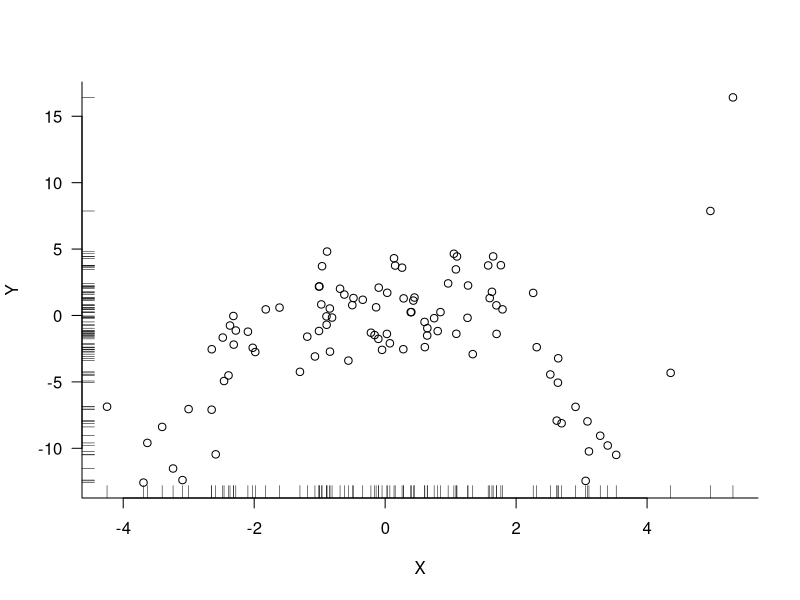
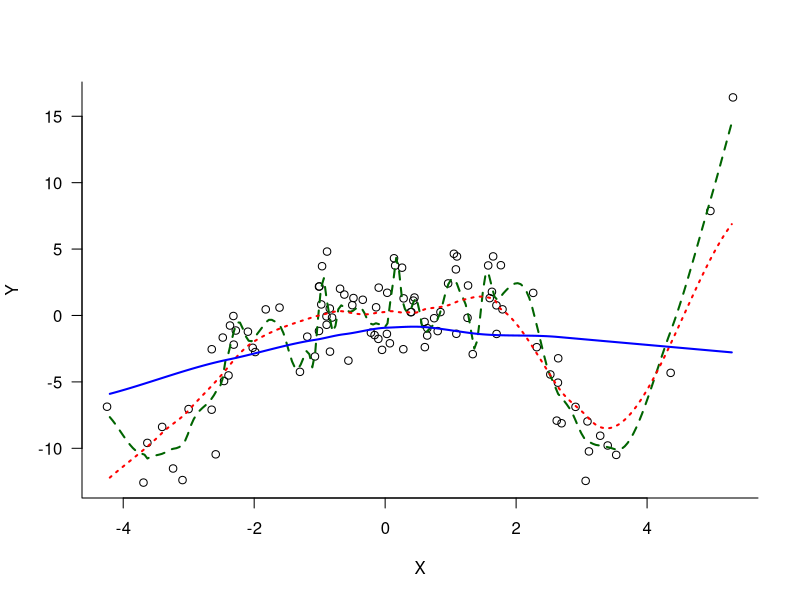
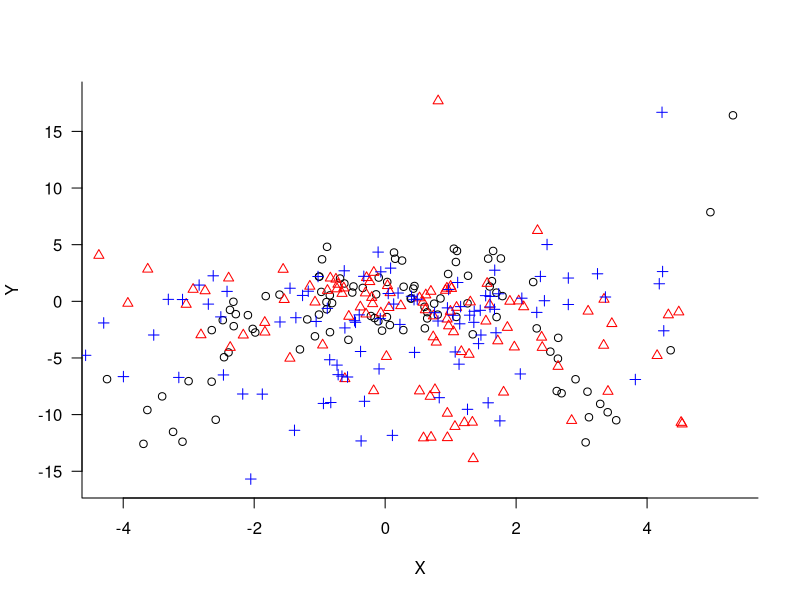
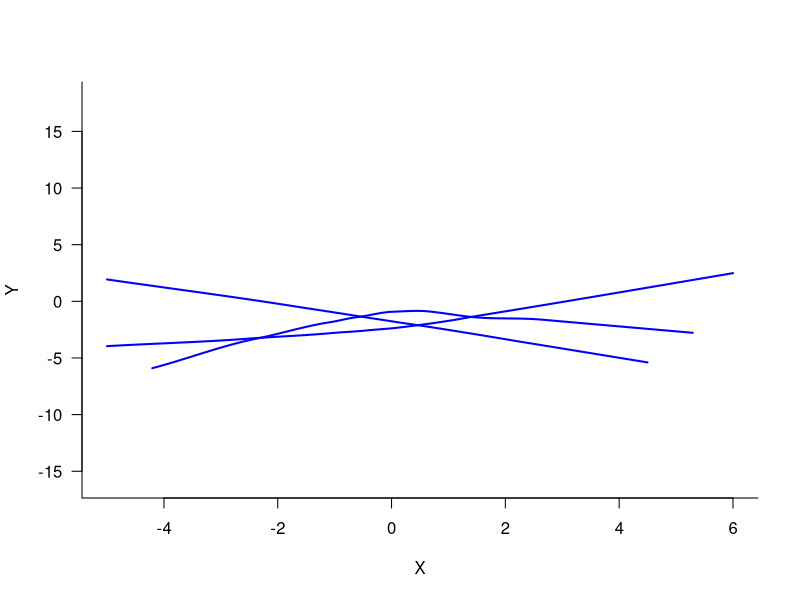
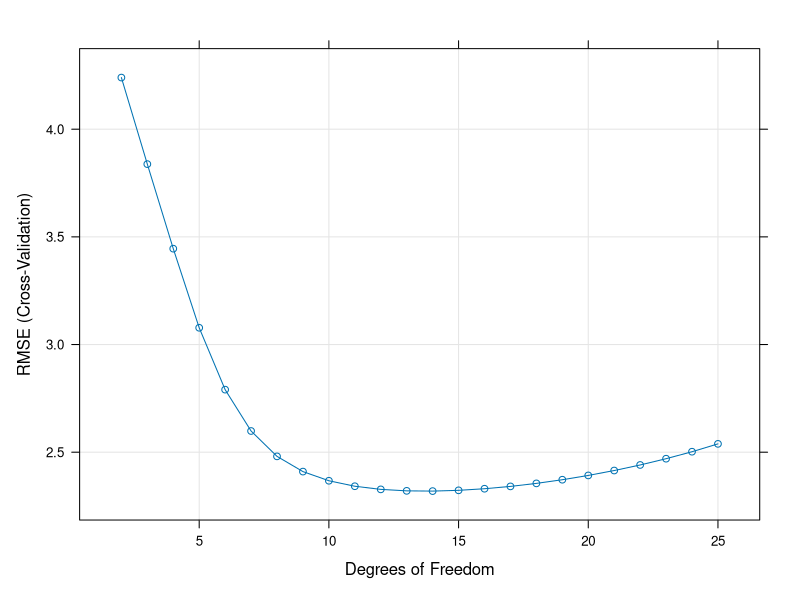
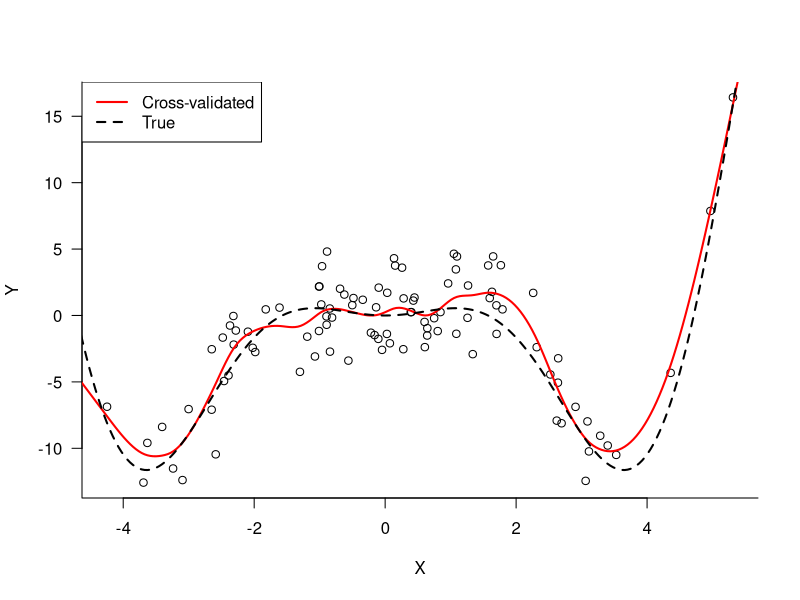
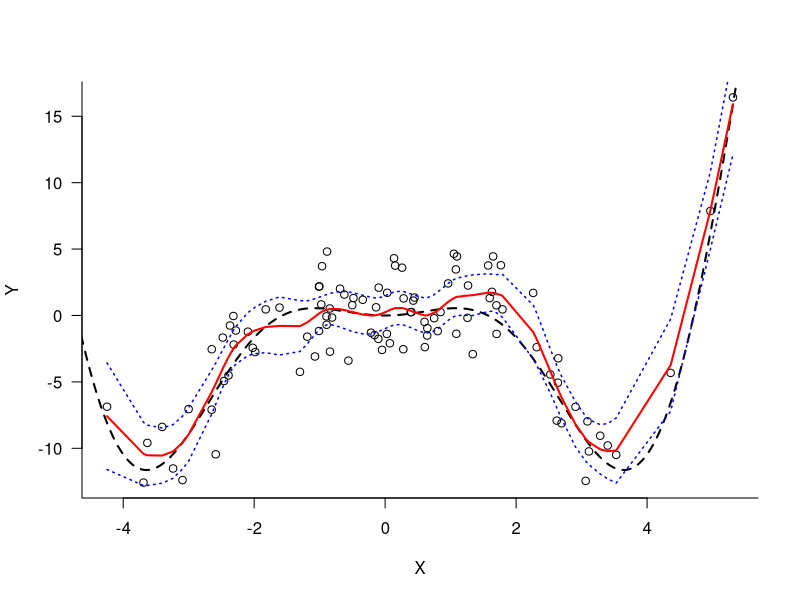

These figures' R source, in order:

# #####################################################
# R code to go along with the chapter "Making Predictions"
# #####################################################


# #####################################################
# The simulated data set
# #####################################################

set.seed(12345)
n <- 100
eps <- rnorm(n, sd = 2)
m <- function(x) x^2 * cos(x)
X <- rnorm(n, sd = 2)
Y <- m(X) + eps
xGrid <- seq(-5, 6, l = 250)

plot(X, Y, las=1, bty="l")
rug(X, side = 1); 
rug(Y, side = 2)


# #####################################################
# Three Models trained on the initial data set
# #####################################################

l_01 <- loess(Y ~ X,degree=1, span=0.075)
l_03 <- loess(Y ~ X,degree=1, span=0.3)
l_10 <- loess(Y ~ X,degree=1, span=1)

plot(X,Y,las=1, bty="l")
lines(xGrid,
      predict(l_01, newdata=data.frame("X"=xGrid)), 
      col="darkgreen", 
      lty="dashed",
      lwd=2)
lines(xGrid,
      predict(l_03, newdata=data.frame("X"=xGrid)), 
      col="red", 
      lty="dotted",
      lwd=2)
lines(xGrid,
      predict(l_10, newdata=data.frame("X"=xGrid)), 
      col="blue", 
      lty="solid",
      lwd=2)

# #####################################################
# Two more data sets
# #####################################################

m <- function(x) x^2 * cos(x)
eps2 <- rnorm(n, sd = 2)
X2 <- rnorm(n, sd = 2)
Y2 <- m(X) + eps2

eps3 <- rnorm(n, sd = 2)
X3 <- rnorm(n, sd = 2)
Y3 <- m(X) + eps3

plot(X, Y, las=1, bty="l", col="black", pch=1., ylim=c(-16,18))
points(X2,Y2, col="red", pch=2)
points(X3,Y3, col="blue", pch=3)


# #####################################################
# Fitting the "blue" model to the three data sets
# #####################################################

l_10 <- loess(Y ~ X,degree=1, span=1)
l_102 <- loess(Y2 ~ X2,degree=1, span=1)
l_103 <- loess(Y3 ~ X3,degree=1, span=1)

plot(x=xGrid,
     y=predict(l_10, newdata=data.frame("X"=xGrid)), 
     xlab="X",
     ylab="Y",
     type="l",
     las=1,
     bty="l",
     col="blue", 
     lty="solid",
     lwd=2,
     ylim=c(-16,18))
lines(xGrid,
      predict(l_103, newdata=data.frame("X3"=xGrid)), 
      col="blue", 
      lty="solid",
      lwd=2)
lines(xGrid,
      predict(l_102, newdata=data.frame("X2"=xGrid)), 
      col="blue", 
      lty="solid",
      lwd=2)


# #####################################################
# Cross-validation
# #####################################################

simData <- data.frame(X=X, Y=Y)

library(caret)          

cv_results <- train(Y ~ X,                   
                    data     =simData,       
                    method   ="gamSpline",   
                    tuneGrid =data.frame(df=seq(2, 25, by=1)),      
                    trControl=trainControl(method="cv", number=10)) 


print(cv_results)

plot(cv_results)

# #####################################################
# Training the final model
# #####################################################

final_model <- train(Y ~ X,                   
                     data     =simData,       
                     method   ="gamSpline",   
                     tuneGrid =data.frame(df=cv_results$bestTune[1]),
                     trControl=trainControl(method="none"))

# #####################################################
# Making predictions
# #####################################################

xGrid <- data.frame(X=seq(-5, 6, length.out = 250))  # <1>
predvals <- predict(final_model,newdata=xGrid)       # <2>

predvals[1:10]

plot(simData$X, simData$Y, 
     type="p", 
     las =1,
     bty ="l",
     xlab="X",
     ylab="Y")
lines(xGrid$X,predvals,col="red",lwd=2)
lines(xGrid$X,m(xGrid$X),col="black",lwd=2,lty="dashed")
legend("topleft",
       legend=c("Cross-validated","True"),
       lty   =c("solid","dashed"),
       col   =c("red","black"),
       lwd   =2)

# #####################################################
# Quantifying Uncertainty
# #####################################################

library(gam) 

final <- gam(Y ~ s(X,df=14), data=simData)

predvals <- predict(final,se.fit=TRUE)

round(predvals$fit[1:10],4)
round(predvals$se.fit[1:10],4)  

pred_df <- data.frame(X=simData$X, 
                      pred=predvals$fit,
                      se=predvals$se.fit)
pred_df_sorted <- pred_df[order(pred_df$X),]
pred_df_sorted$ci_up <- pred_df_sorted$pred + qnorm(0.975)*pred_df_sorted$se
pred_df_sorted$ci_lo <- pred_df_sorted$pred - qnorm(0.975)*pred_df_sorted$se

plot(simData$X, simData$Y, 
     type="p", 
     las =1,
     bty ="l",
     xlab="X",
     ylab="Y")
lines(xGrid$X,m(xGrid$X),col="black",lwd=2,lty="dashed")
lines(pred_df_sorted$X,
      pred_df_sorted$pred,col="red",lwd=2)
lines(pred_df_sorted$X,
      pred_df_sorted$ci_up,col="blue",lty="dotted",lwd=1.5)
lines(pred_df_sorted$X,
      pred_df_sorted$ci_lo,col="blue",lty="dotted",lwd=1.5)
